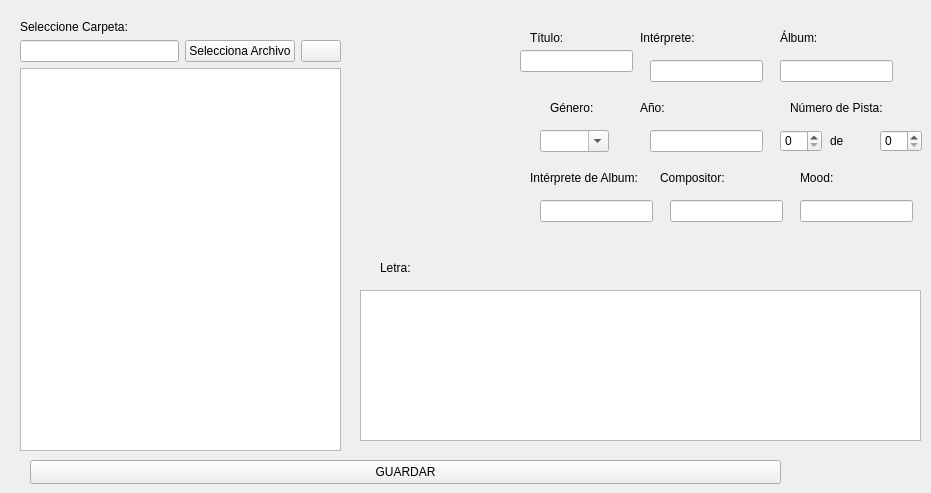
                   <widget class="QWidget" name="VidTag_tab">
                    <attribute name="title">
                     <string>Tag Música</string>
                    </attribute>
                    <widget class="QLabel" name="label_90">
                     <property name="geometry">
                      <rect>
                       <x>530</x>
                       <y>30</y>
                       <width>71</width>
                       <height>16</height>
                      </rect>
                     </property>
                     <property name="text">
                      <string>Título:</string>
                     </property>
                    </widget>
                    <widget class="QLabel" name="label_23">
                     <property name="geometry">
                      <rect>
                       <x>640</x>
                       <y>30</y>
                       <width>81</width>
                       <height>16</height>
                      </rect>
                     </property>
                     <property name="text">
                      <string>Intérprete:</string>
                     </property>
                    </widget>
                    <widget class="QLabel" name="label_32">
                     <property name="geometry">
                      <rect>
                       <x>780</x>
                       <y>30</y>
                       <width>49</width>
                       <height>16</height>
                      </rect>
                     </property>
                     <property name="text">
                      <string>Álbum:</string>
                     </property>
                    </widget>
                    <widget class="QLineEdit" name="VidTag_Title">
                     <property name="geometry">
                      <rect>
                       <x>520</x>
                       <y>50</y>
                       <width>113</width>
                       <height>22</height>
                      </rect>
                     </property>
                    </widget>
                    <widget class="QLineEdit" name="VidTag_Intr">
                     <property name="geometry">
                      <rect>
                       <x>650</x>
                       <y>60</y>
                       <width>113</width>
                       <height>22</height>
                      </rect>
                     </property>
                    </widget>
                    <widget class="QLineEdit" name="VidTag_Alb">
                     <property name="geometry">
                      <rect>
                       <x>780</x>
                       <y>60</y>
                       <width>113</width>
                       <height>22</height>
                      </rect>
                     </property>
                    </widget>
                    <widget class="QLineEdit" name="VidTag_Year">
                     <property name="geometry">
                      <rect>
                       <x>650</x>
                       <y>130</y>
                       <width>113</width>
                       <height>22</height>
                      </rect>
                     </property>
                    </widget>
                    <widget class="QLabel" name="label_31">
                     <property name="geometry">
                      <rect>
                       <x>790</x>
                       <y>100</y>
                       <width>121</width>
                       <height>16</height>
                      </rect>
                     </property>
                     <property name="text">
                      <string>Número de Pista:</string>
                     </property>
                    </widget>
                    <widget class="QLabel" name="label_30">
                     <property name="geometry">
                      <rect>
                       <x>550</x>
                       <y>100</y>
                       <width>49</width>
                       <height>16</height>
                      </rect>
                     </property>
                     <property name="text">
                      <string>Género:</string>
                     </property>
                    </widget>
                    <widget class="QLabel" name="label_29">
                     <property name="geometry">
                      <rect>
                       <x>640</x>
                       <y>100</y>
                       <width>49</width>
                       <height>16</height>
                      </rect>
                     </property>
                     <property name="text">
                      <string>Año:</string>
                     </property>
                    </widget>
                    <widget class="QLabel" name="label_27">
                     <property name="geometry">
                      <rect>
                       <x>530</x>
                       <y>170</y>
                       <width>131</width>
                       <height>16</height>
                      </rect>
                     </property>
                     <property name="text">
                      <string>Intérprete de Album:</string>
                     </property>
                    </widget>
                    <widget class="QLabel" name="label_28">
                     <property name="geometry">
                      <rect>
                       <x>800</x>
                       <y>170</y>
                       <width>49</width>
                       <height>16</height>
                      </rect>
                     </property>
                     <property name="text">
                      <string>Mood:</string>
                     </property>
                    </widget>
                    <widget class="QLineEdit" name="VidTag_IntrAlb">
                     <property name="geometry">
                      <rect>
                       <x>540</x>
                       <y>200</y>
                       <width>113</width>
                       <height>22</height>
                      </rect>
                     </property>
                    </widget>
                    <widget class="QLabel" name="label_26">
                     <property name="geometry">
                      <rect>
                       <x>660</x>
                       <y>170</y>
                       <width>101</width>
                       <height>16</height>
                      </rect>
                     </property>
                     <property name="text">
                      <string>Compositor:</string>
                     </property>
                    </widget>
                    <widget class="QLineEdit" name="VidTag_Comp">
                     <property name="geometry">
                      <rect>
                       <x>670</x>
                       <y>200</y>
                       <width>113</width>
                       <height>22</height>
                      </rect>
                     </property>
                    </widget>
                    <widget class="QLineEdit" name="VidTag_Mood">
                     <property name="geometry">
                      <rect>
                       <x>800</x>
                       <y>200</y>
                       <width>113</width>
                       <height>22</height>
                      </rect>
                     </property>
                    </widget>
                    <widget class="QLabel" name="label_25">
                     <property name="geometry">
                      <rect>
                       <x>830</x>
                       <y>130</y>
                       <width>21</width>
                       <height>21</height>
                      </rect>
                     </property>
                     <property name="text">
                      <string>de</string>
                     </property>
                    </widget>
                    <widget class="QSpinBox" name="VidTag_Track">
                     <property name="geometry">
                      <rect>
                       <x>780</x>
                       <y>130</y>
                       <width>42</width>
                       <height>22</height>
                      </rect>
                     </property>
                    </widget>
                    <widget class="QSpinBox" name="VidTag_TrackAll">
                     <property name="geometry">
                      <rect>
                       <x>880</x>
                       <y>130</y>
                       <width>42</width>
                       <height>22</height>
                      </rect>
                     </property>
                    </widget>
                    <widget class="QLabel" name="label_24">
                     <property name="geometry">
                      <rect>
                       <x>380</x>
                       <y>260</y>
                       <width>49</width>
                       <height>16</height>
                      </rect>
                     </property>
                     <property name="text">
                      <string>Letra:</string>
                     </property>
                    </widget>
                    <widget class="QPlainTextEdit" name="VidTag_Lyrics">
                     <property name="geometry">
                      <rect>
                       <x>360</x>
                       <y>290</y>
                       <width>561</width>
                       <height>151</height>
                      </rect>
                     </property>
                    </widget>
                    <widget class="QPushButton" name="VidTag_Button">
                     <property name="geometry">
                      <rect>
                       <x>30</x>
                       <y>460</y>
                       <width>751</width>
                       <height>24</height>
                      </rect>
                     </property>
                     <property name="text">
                      <string>GUARDAR</string>
                     </property>
                    </widget>
                    <widget class="DroppableImageLabel" name="VidTag_Cover">
                     <property name="geometry">
                      <rect>
                       <x>380</x>
                       <y>40</y>
                       <width>131</width>
                       <height>181</height>
                      </rect>
                     </property>
                     <property name="text">
                      <string/>
                     </property>
                    </widget>
                    <widget class="QComboBox" name="VidTag_Genre_comboBox">
                     <property name="geometry">
                      <rect>
                       <x>540</x>
                       <y>130</y>
                       <width>69</width>
                       <height>22</height>
                      </rect>
                     </property>
                     <property name="editable">
                      <bool>true</bool>
                     </property>
                    </widget>
                    <widget class="QWidget" name="">
                     <property name="geometry">
                      <rect>
                       <x>20</x>
                       <y>20</y>
                       <width>321</width>
                       <height>431</height>
                      </rect>
                     </property>
                     <layout class="QVBoxLayout" name="verticalLayout_30">
                      <item>
                       <widget class="QLabel" name="label_80">
                        <property name="text">
                         <string>Seleccione Carpeta:</string>
                        </property>
                       </widget>
                      </item>
                      <item>
                       <layout class="QHBoxLayout" name="horizontalLayout_24">
                        <item>
                         <widget class="QLineEdit" name="VidTag_In"/>
                        </item>
                        <item>
                         <widget class="QPushButton" name="VidTag_selFile">
                          <property name="text">
                           <string>Selecciona Archivo</string>
                          </property>
                         </widget>
                        </item>
                        <item>
                         <widget class="QPushButton" name="VidTag_Update">
                          <property name="text">
                           <string/>
                          </property>
                         </widget>
                        </item>
                       </layout>
                      </item>
                      <item>
                       <widget class="ButtonListWidget" name="VidTag_List"/>
                      </item>
                     </layout>
                    </widget>
                   </widget>
